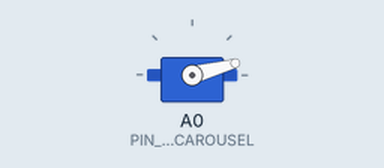
This sketch was run on a simulated Arduino Uno, built with avr-gcc and run on an emulated ATmega328P. Parts: servo.

Above: at 0.05 s.
At 2.05 s:
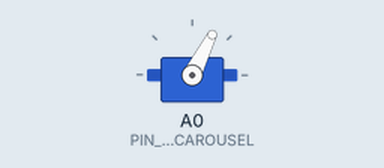
At 3.5 s:
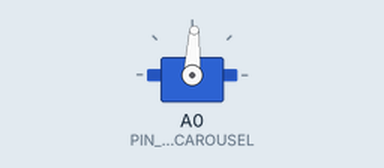
At 7.0 s:
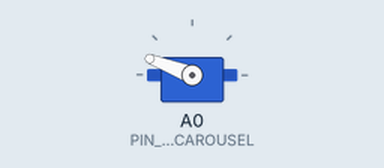
Timing chart, 0 to 9.1 s (numbered marks = the images above):
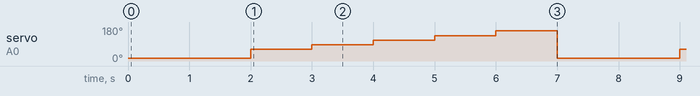

Measured:
- by itself, servo on A0 (PIN_S_CAROUSEL): repeats every 7.0 s: 87° 1.0 s, 111° 1.0 s, 135° 1.0 s, 159° 1.0 s, 15° 2.0 s, 63° 1.0 s

The sketch:

ServoTest.ino
```cpp
#include <Servo.h>

#define PIN_S_CAROUSEL A0
Servo carousel;

#define NUM_POTS 5
#define STEP_ANGLE 24
#define NEUTRAL_ANGLE 15

void setup()
{
  carousel.attach(PIN_S_CAROUSEL);
  carousel.write(NEUTRAL_ANGLE);
}

void loop()
{
  carousel.write(NEUTRAL_ANGLE);
  delay(2000);
  carousel.write(NEUTRAL_ANGLE + (2*STEP_ANGLE) );
  delay(1000);
  for(int i = 1; i < NUM_POTS; i++)
  {
    carousel.write(carousel.read()+ STEP_ANGLE);
    delay(1000);
  }

}
```
